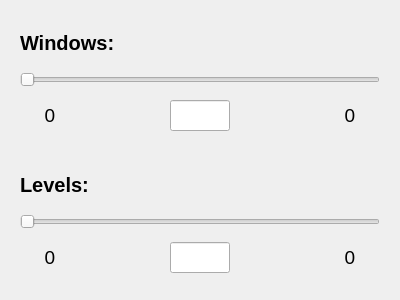
<?xml version="1.0" encoding="UTF-8"?>
<ui version="4.0">
 <class>View_Dia_Win_Level_Set</class>
 <widget class="QDialog" name="View_Dia_Win_Level_Set">
  <property name="geometry">
   <rect>
    <x>0</x>
    <y>0</y>
    <width>400</width>
    <height>300</height>
   </rect>
  </property>
  <property name="windowTitle">
   <string>Dialog</string>
  </property>
  <layout class="QVBoxLayout" name="verticalLayout_5">
   <item>
    <widget class="QWidget" name="widget" native="true">
     <layout class="QVBoxLayout" name="verticalLayout_2">
      <item>
       <layout class="QVBoxLayout" name="verticalLayout">
        <property name="spacing">
         <number>6</number>
        </property>
        <item>
         <widget class="QLabel" name="window_Label">
          <property name="font">
           <font>
            <pointsize>15</pointsize>
            <bold>true</bold>
           </font>
          </property>
          <property name="text">
           <string>Windows:</string>
          </property>
         </widget>
        </item>
        <item>
         <widget class="QSlider" name="window_HorizontalSlider">
          <property name="orientation">
           <enum>Qt::Orientation::Horizontal</enum>
          </property>
         </widget>
        </item>
        <item>
         <layout class="QHBoxLayout" name="horizontalLayout">
          <property name="spacing">
           <number>0</number>
          </property>
          <property name="leftMargin">
           <number>5</number>
          </property>
          <property name="rightMargin">
           <number>5</number>
          </property>
          <item>
           <widget class="QLabel" name="window_Left_Label">
            <property name="minimumSize">
             <size>
              <width>50</width>
              <height>0</height>
             </size>
            </property>
            <property name="maximumSize">
             <size>
              <width>50</width>
              <height>16777215</height>
             </size>
            </property>
            <property name="font">
             <font>
              <pointsize>14</pointsize>
             </font>
            </property>
            <property name="text">
             <string>0</string>
            </property>
            <property name="alignment">
             <set>Qt::AlignmentFlag::AlignCenter</set>
            </property>
           </widget>
          </item>
          <item>
           <spacer name="horizontalSpacer">
            <property name="orientation">
             <enum>Qt::Orientation::Horizontal</enum>
            </property>
            <property name="sizeHint" stdset="0">
             <size>
              <width>100</width>
              <height>20</height>
             </size>
            </property>
           </spacer>
          </item>
          <item>
           <widget class="QLineEdit" name="window_LineEdit">
            <property name="minimumSize">
             <size>
              <width>60</width>
              <height>0</height>
             </size>
            </property>
            <property name="maximumSize">
             <size>
              <width>60</width>
              <height>16777215</height>
             </size>
            </property>
            <property name="font">
             <font>
              <pointsize>14</pointsize>
             </font>
            </property>
           </widget>
          </item>
          <item>
           <spacer name="horizontalSpacer_2">
            <property name="orientation">
             <enum>Qt::Orientation::Horizontal</enum>
            </property>
            <property name="sizeHint" stdset="0">
             <size>
              <width>100</width>
              <height>20</height>
             </size>
            </property>
           </spacer>
          </item>
          <item>
           <widget class="QLabel" name="window_Right_Label">
            <property name="minimumSize">
             <size>
              <width>50</width>
              <height>0</height>
             </size>
            </property>
            <property name="maximumSize">
             <size>
              <width>50</width>
              <height>16777215</height>
             </size>
            </property>
            <property name="font">
             <font>
              <pointsize>14</pointsize>
             </font>
            </property>
            <property name="text">
             <string>0</string>
            </property>
            <property name="alignment">
             <set>Qt::AlignmentFlag::AlignCenter</set>
            </property>
           </widget>
          </item>
         </layout>
        </item>
       </layout>
      </item>
     </layout>
    </widget>
   </item>
   <item>
    <widget class="QWidget" name="widget_2" native="true">
     <layout class="QVBoxLayout" name="verticalLayout_3">
      <item>
       <layout class="QVBoxLayout" name="verticalLayout_4">
        <property name="spacing">
         <number>6</number>
        </property>
        <item>
         <widget class="QLabel" name="level_Label">
          <property name="font">
           <font>
            <pointsize>15</pointsize>
            <bold>true</bold>
           </font>
          </property>
          <property name="text">
           <string>Levels:</string>
          </property>
         </widget>
        </item>
        <item>
         <widget class="QSlider" name="level_HorizontalSlider">
          <property name="orientation">
           <enum>Qt::Orientation::Horizontal</enum>
          </property>
         </widget>
        </item>
        <item>
         <layout class="QHBoxLayout" name="horizontalLayout_2">
          <property name="spacing">
           <number>0</number>
          </property>
          <property name="leftMargin">
           <number>5</number>
          </property>
          <property name="rightMargin">
           <number>5</number>
          </property>
          <item>
           <widget class="QLabel" name="level_Left_Label">
            <property name="minimumSize">
             <size>
              <width>50</width>
              <height>0</height>
             </size>
            </property>
            <property name="maximumSize">
             <size>
              <width>50</width>
              <height>16777215</height>
             </size>
            </property>
            <property name="font">
             <font>
              <pointsize>14</pointsize>
             </font>
            </property>
            <property name="text">
             <string>0</string>
            </property>
            <property name="alignment">
             <set>Qt::AlignmentFlag::AlignCenter</set>
            </property>
           </widget>
          </item>
          <item>
           <spacer name="horizontalSpacer_3">
            <property name="orientation">
             <enum>Qt::Orientation::Horizontal</enum>
            </property>
            <property name="sizeHint" stdset="0">
             <size>
              <width>100</width>
              <height>20</height>
             </size>
            </property>
           </spacer>
          </item>
          <item>
           <widget class="QLineEdit" name="level_LineEdit">
            <property name="minimumSize">
             <size>
              <width>60</width>
              <height>0</height>
             </size>
            </property>
            <property name="maximumSize">
             <size>
              <width>60</width>
              <height>16777215</height>
             </size>
            </property>
            <property name="font">
             <font>
              <pointsize>14</pointsize>
             </font>
            </property>
           </widget>
          </item>
          <item>
           <spacer name="horizontalSpacer_4">
            <property name="orientation">
             <enum>Qt::Orientation::Horizontal</enum>
            </property>
            <property name="sizeHint" stdset="0">
             <size>
              <width>100</width>
              <height>20</height>
             </size>
            </property>
           </spacer>
          </item>
          <item>
           <widget class="QLabel" name="level_Right_Label">
            <property name="minimumSize">
             <size>
              <width>50</width>
              <height>0</height>
             </size>
            </property>
            <property name="maximumSize">
             <size>
              <width>50</width>
              <height>16777215</height>
             </size>
            </property>
            <property name="font">
             <font>
              <pointsize>14</pointsize>
             </font>
            </property>
            <property name="text">
             <string>0</string>
            </property>
            <property name="alignment">
             <set>Qt::AlignmentFlag::AlignCenter</set>
            </property>
           </widget>
          </item>
         </layout>
        </item>
       </layout>
      </item>
     </layout>
    </widget>
   </item>
  </layout>
 </widget>
 <resources/>
 <connections/>
</ui>
